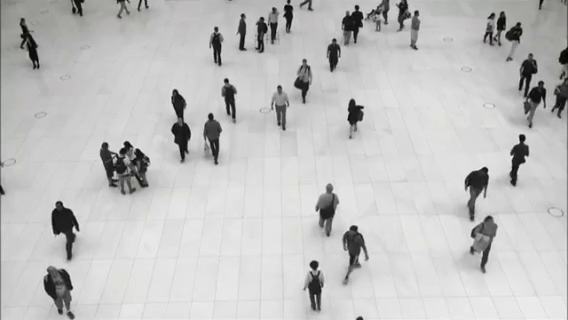
#> input picture frame 31 of Pedistrain/Walking_people.mp4, 568 x 320 px
$ jupyter execute Pedistrian-Detection.ipynb
#> lines starting #> are read from the running program, lines starting #| are printed output that depends on the picture; after the words box and inside, x2 and y2 are one past the last pixel; in counts of white or black regions, pixels touching at a corner belong together
[cell 1]
import cv2      #  <-- import important library
import numpy as np


# Create a classifier which contains full_body
classify_body = cv2.CascadeClassifier('haarcascade_fullbody.xml')


# Make a video capture file
video_capture = cv2.VideoCapture('Walking_people.mp4')


# Loop on the video
while video_capture.isOpened():

    ret , frame = video_capture.read()  # <-- Read the data
#> frame is the input picture: shape (320, 568, 3); mean B, G, R 193.2, 193.4, 193.4

    # resize the frame upto 50%
    frame = cv2.resize(frame , None , fx=1 , fy=1 , interpolation=cv2.INTER_LINEAR)


    # Convert the image to grayscale of the video
    grayscale_img = cv2.cvtColor(frame , cv2.COLOR_BGR2GRAY)

    # Passing the frame to full body classifier
    bodies_detected = classify_body.detectMultiScale(grayscale_img , 1.2 , 3)
#> bodies_detected = [[322, 32, 22, 44], [289, 55, 28, 56], [263, 75, 32, 63], [195, 104, 34, 67], [297, 251, 34, 67]]

    # Draw rectangle around the bodies of the people
    for(x,y,w,h) in bodies_detected:
        cv2.rectangle(frame , (x,y) , (x+w,y+h) , (0,255,0) , 2)
        cv2.imshow('Walking People' , frame)
#> this loop made 5 passes
#> pass 1, `cv2.imshow('Walking People' , frame)`:
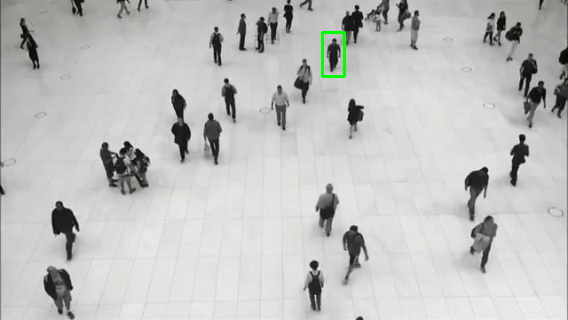
#> window 'Walking People': shape (320, 568, 3); mean B, G, R 192.8, 193.6, 193
#> pass 2, `cv2.imshow('Walking People' , frame)`:
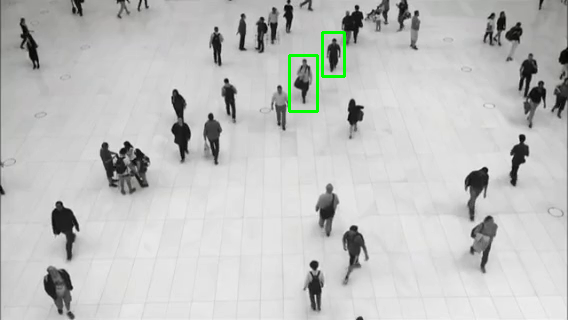
#> window 'Walking People': shape (320, 568, 3); mean B, G, R 192.3, 193.7, 192.5
#> after the loop:
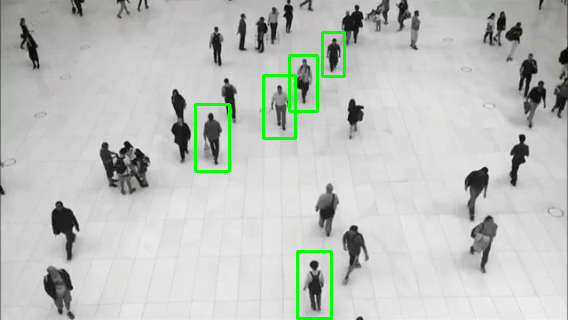
#> frame: shape (320, 568, 3); 1.45% of pixels changed, all inside (x1, y1, x2, y2) = (194, 31, 346, 320)

    # Exit from the while loop on entering q
    if cv2.waitKey(1) & 0xFF == ord('q'):
#> (key q is pressed here)
        break


video_capture.release()  # <-- release the video
cv2.destroyAllWindows()  # <-- destroys the window

$ run again, starting later in the video
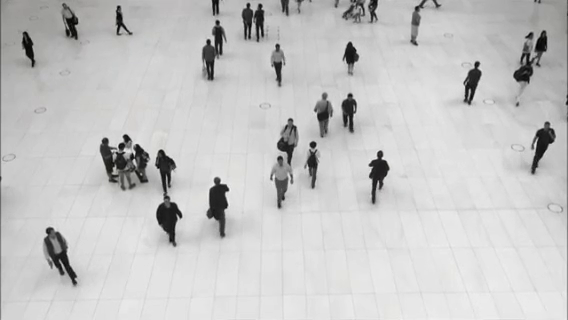
#> input picture frame 142 of Pedistrain/Walking_people.mp4, 568 x 320 px
#> frame is the input picture: shape (320, 568, 3); mean B, G, R 197.6, 197.8, 197.8
#> bodies_detected = [[194, 27, 30, 60], [264, 34, 28, 56], [310, 86, 27, 54], [361, 142, 32, 63], [200, 173, 35, 70], [147, 180, 40, 80]]
#> the loop `for(x,y,w,h) in bodies_detected:` made 6 passes
#> pass 1, `cv2.imshow('Walking People' , frame)`:
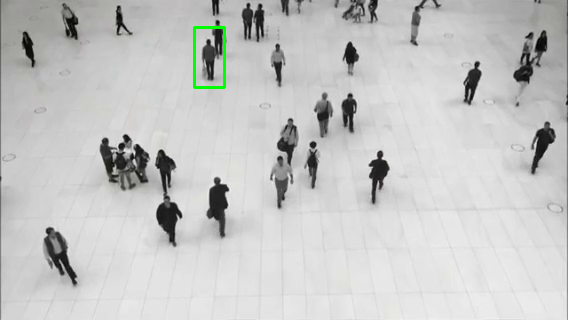
#> window 'Walking People': shape (320, 568, 3); mean B, G, R 197, 197.9, 197.2
#> after the loop `for(x,y,w,h) in bodies_detected:`:
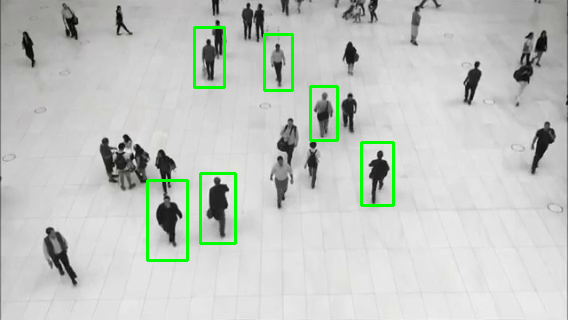
#> frame: shape (320, 568, 3); 1.88% of pixels changed, all inside (x1, y1, x2, y2) = (146, 26, 395, 262)

$ run again, starting later in the video
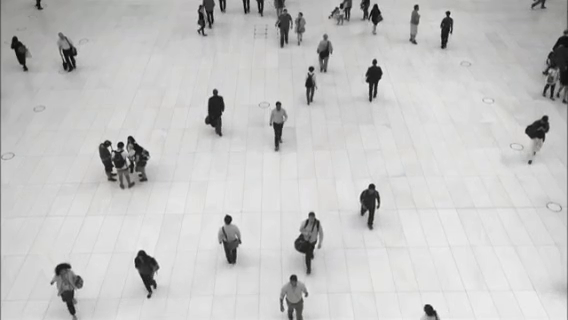
#> input picture frame 252 of Pedistrain/Walking_people.mp4, 568 x 320 px
#> frame is the input picture: shape (320, 568, 3); mean B, G, R 197.3, 197.7, 197.8
#> bodies_detected = [[357, 50, 29, 59], [296, 59, 26, 51], [262, 94, 30, 61], [199, 81, 32, 64], [353, 174, 31, 63], [213, 209, 34, 67]]
#> the loop `for(x,y,w,h) in bodies_detected:` made 6 passes
#> pass 1, `cv2.imshow('Walking People' , frame)`:
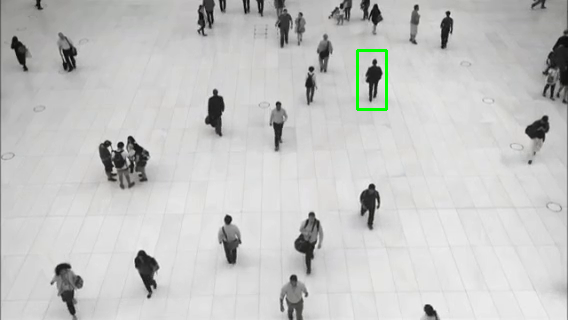
#> window 'Walking People': shape (320, 568, 3); mean B, G, R 196.7, 197.9, 197.2
#> after the loop `for(x,y,w,h) in bodies_detected:`:
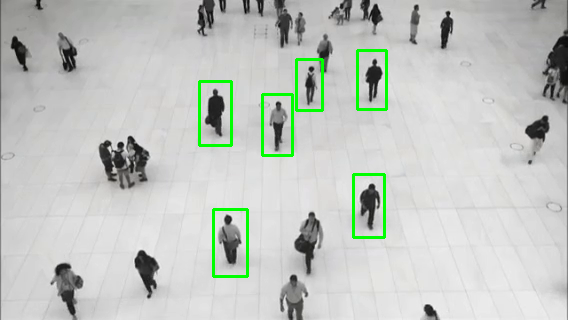
#> frame: shape (320, 568, 3); 1.79% of pixels changed, all inside (x1, y1, x2, y2) = (198, 49, 388, 278)
